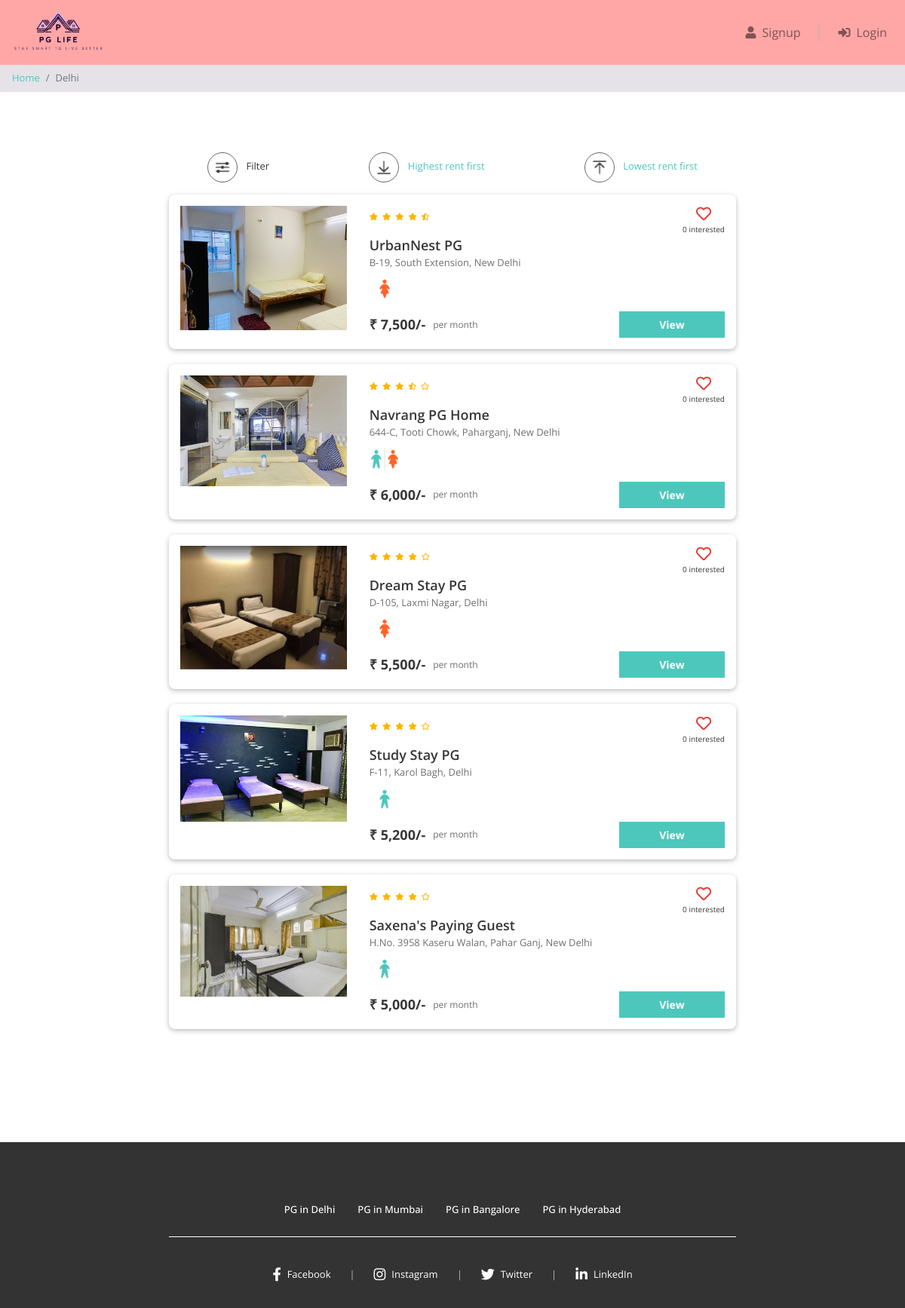
The page /property_list.php?city=Delhi&sort=high on the database its author committed.
### tables this page shows
CREATE TABLE properties (
  id INT NOT NULL AUTO_INCREMENT,
  city_id INT NOT NULL,
  name VARCHAR(100) NOT NULL,
  address VARCHAR(255) NOT NULL,
  description LONGTEXT NOT NULL,
  gender ENUM('male', 'female', 'unisex') NOT NULL,
  rent INT NOT NULL,
  rating_clean FLOAT(2,1) NOT NULL,
  rating_food FLOAT(2,1) NOT NULL,
  rating_safety FLOAT(2,1) NOT NULL,
  PRIMARY KEY(id),
  FOREIGN KEY(city_id) REFERENCES cities(id)
);

### property_list.php (the view, shortened to what this page needs)
<?php
require "includes/database_connect.php";
$city_name = $_GET["city"];
$gender_filter = $_GET['gender'] ?? '';
$sort = $_GET['sort'] ?? '';
$sql_1 = "SELECT * FROM cities WHERE name = '$city_name'";
$result_1 = mysqli_query($conn, $sql_1);
$city = mysqli_fetch_assoc($result_1);
$city_id = $city['id'];
$sql_2 = "SELECT * FROM properties WHERE city_id = $city_id";
if ($sort === 'low') {
    $sql_2 .= " ORDER BY rent ASC";
} elseif ($sort === 'high') {
    $sql_2 .= " ORDER BY rent DESC";
}
$result_2 = mysqli_query($conn, $sql_2);
$properties = mysqli_fetch_all($result_2, MYSQLI_ASSOC);
?>
<!DOCTYPE html>
<html lang="en">
<head>
    <?php include "includes/head_links.php"; ?>
    <link href="css/property_list.css" rel="stylesheet" />
</head>
<body>
    <?php include "includes/header.php"; ?>
    <nav aria-label="breadcrumb">
        <ol class="breadcrumb py-2">
            <li class="breadcrumb-item"><a href="index.php">Home</a></li>
            <li class="breadcrumb-item active" aria-current="page"><?php echo $city_name; ?></li>
        </ol>
    </nav>
    <div class="page-container">
        <div class="filter-bar row justify-content-around">
            <div class="col-auto" data-toggle="modal" data-target="#filter-modal">
                <img src="img/filter.png" alt="filter" />
                <span>Filter</span>
            </div>
            <div class="col-auto">
                <a href="property_list.php?city=<?= $city_name ?>&sort=high<?= $gender_filter ? '&gender=' . $gender_filter : '' ?>">
                    <img src="img/desc.png" alt="sort-desc" />
                    <span>Highest rent first</span>
                </a>
            </div>
            <div class="col-auto">
                <a href="property_list.php?city=<?= $city_name ?>&sort=low<?= $gender_filter ? '&gender=' . $gender_filter : '' ?>">
                    <img src="img/asc.png" alt="sort-asc" />
                    <span>Lowest rent first</span>
                </a>
            </div>
        </div>
        <?php
        foreach ($properties as $property) {
            $property_images = glob("img/properties/" . $property['id'] . "/*");
        ?>
            <div class="property-card property-id-<?= $property['id'] ?> row">
                <div class="image-container col-md-4">
                    <img src="<?= $property_images[0] ?>" />
                </div>
                <div class="content-container col-md-8">
                    <div class="row no-gutters justify-content-between">
                        <?php
                        $total_rating = round(($property['rating_clean'] + $property['rating_food'] + $property['rating_safety']) / 3, 1);
                        ?>
                        <div class="star-container" title="<?= $total_rating ?>">
                            <?php
                            for ($i = 0; $i < 5; $i++) {
                                if ($total_rating >= $i + 0.8) {
                                    echo '<i class="fas fa-star"></i>';
                                } elseif ($total_rating >= $i + 0.3) {
                                    echo '<i class="fas fa-star-half-alt"></i>';
                                } else {
                                    echo '<i class="far fa-star"></i>';
                                }
                            }
                            ?>
                        </div>
                        <div class="interested-container">
                            <?php
                            $interested_users_count = 0;
                            $is_interested = false;
                            ?>
                            <i class="is-interested-image <?= $is_interested ? 'fas' : 'far' ?> fa-heart" property_id="<?= $property['id'] ?>"></i>
                            <div class="interested-text">
                                <span class="interested-user-count"><?= $interested_users_count ?></span> interested
                            </div>
                        </div>
                    </div>
                    <div class="detail-container">
                        <div class="property-name"><?= $property['name'] ?></div>
                        <div class="property-address"><?= $property['address'] ?></div>
                        <div class="property-gender">
                            <img src="img/<?= $property['gender'] ?>.png" />
                        </div>
                    </div>
                    <div class="row no-gutters">
                        <div class="rent-container col-6">
                            <div class="rent">₹ <?= number_format($property['rent']) ?>/-</div>
                            <div class="rent-unit">per month</div>
                        </div>
                        <div class="button-container col-6">
                            <a href="property_detail.php?property_id=<?= $property['id'] ?>" class="btn btn-primary">View</a>
                        </div>
                    </div>
                </div>
            </div>
        <?php } ?>
    </div>
    <?php
    include "includes/footer.php";
    ?>
</body>
</html>

### css/common.css (style rules this page uses)
* { box-sizing: border-box; font-family: 'Open Sans', sans-serif; }
body.light-theme { color: #373737; font-size: 16px; position: relative; }
body.light-theme .btn-primary, body.light-theme .btn-warning, body.light-theme .btn-danger { color: white; font-weight: bold; }
body.light-theme .breadcrumb { background-color: #e5e3e8; font-size: 13px; border-radius: 0px; margin-bottom: 0px; }
.page-container { max-width: 800px; padding: 80px 24px; margin: auto; }

### css/property_list.css (style rules this page uses)
.filter-bar > div { cursor: pointer; font-size: 13px; text-align: center; margin-bottom: 16px; }
.filter-bar img { width: 40px; height: 40px; border-radius: 40px; border: 1px solid #646870; padding: 6px; margin-right: 8px; }
body.light-theme .property-card { background-color: #ffffff; color: #373737; border-radius: 8px; padding: 15px 0; margin: 0 auto 20px; box-shadow: 0 2px 5px rgba(0, 0, 0, 0.16), 0 2px 10px rgba(0, 0, 0, 0.12); }
.image-container { text-align: center; }
.image-container img { width: 100%; max-width: 300px; }
.star-container i { color: #ffb400 !important; font-size: 10px; margin-right: 6px; }
.interested-container { text-align: center; }
.interested-container i { color: #EA322E; font-size: 20px; cursor: pointer; }
.interested-text { font-size: 10px; }
.detail-container { padding-bottom: 10px; }
.property-name { font-size: 18px; font-weight: 600; }
body.light-theme .property-address { color: #6f6f6f; font-size: 13px; padding-bottom: 5px; }
.property-gender img { width: 40px; }
.rent-container { display: flex; align-items: center; }
.rent { font-size: 18px; font-weight: bold; padding-right: 10px; }
body.light-theme .rent-unit { color: #6f6f6f; font-size: 12px; }
.button-container .btn { font-size: 14px; border-radius: 0; width: 140px; float: right; }

### rows shown on the page
properties: shows a picture, rating_food 4 (drawn), interested_users_count "0", name "UrbanNest PG", address "B-19, South Extension, New Delhi", gender (picture), rent "7,500"
properties: shows a picture, interested_users_count "0", name "Navrang PG Home", address "644-C, Tooti Chowk, Paharganj, New Delhi", gender (picture), rent "6,000"
properties: shows a picture, interested_users_count "0", name "Dream Stay PG", address "D-105, Laxmi Nagar, Delhi", gender (picture), rent "5,500"
properties: shows a picture, interested_users_count "0", name "Study Stay PG", address "F-11, Karol Bagh, Delhi", gender (picture), rent "5,200"
properties: shows a picture, interested_users_count "0", name "Saxena's Paying Guest", address "H.No. 3958 Kaseru Walan, Pahar Ganj, New Delhi", gender (picture), rent "5,000"

### other values the page prints
$city_name "Delhi"
